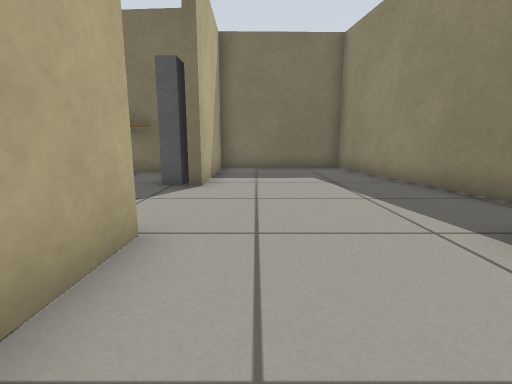
[1] (above)

15 first-person views from a walk through a robot-simulator world made for Gazebo. The camera is 0.5 m above the floor, tilts 10° down and sees 85° across. The lines on the ground mark 1 m squares. The floor is counted in squares, 0.5 m on a side. Each view is taken from the middle of a square. On the plan, view 1 faces up. The plan holds only what a view shows up to about 11 squares ahead; the rest is blank. Some surface patterns are stand-ins.

[2]
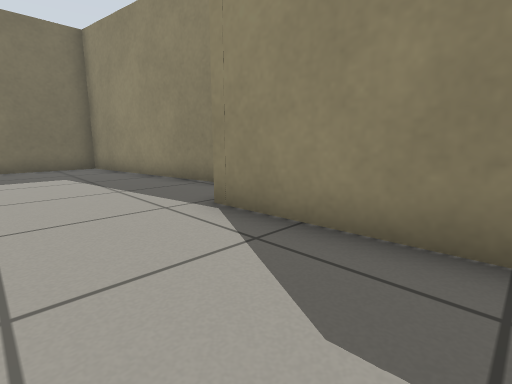

[3]
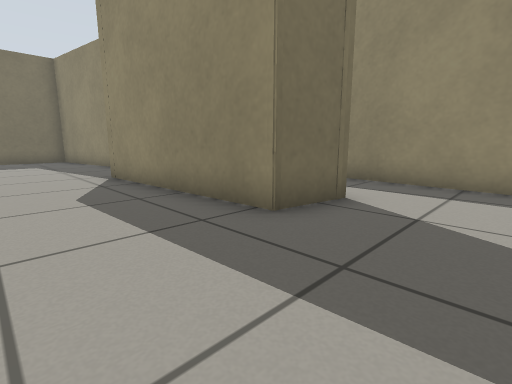

[4]
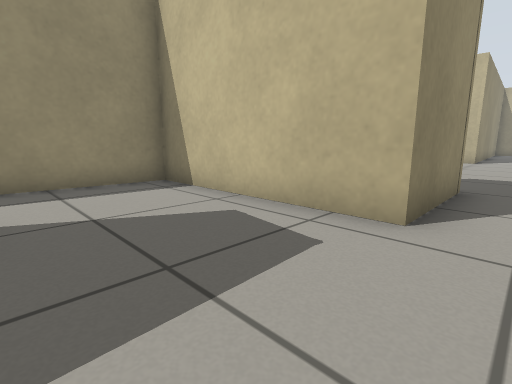

[5]
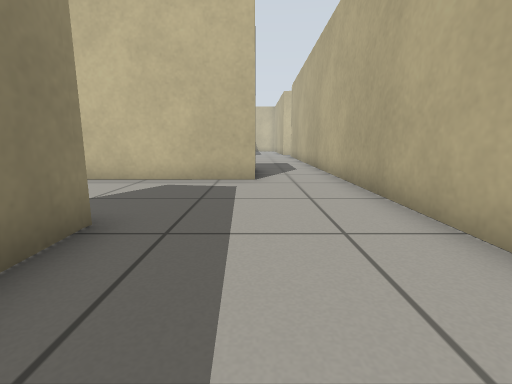

[6]
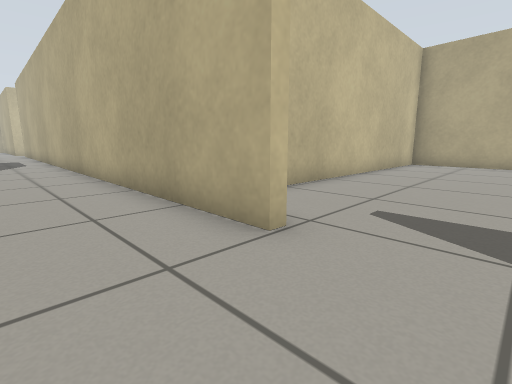

[7]
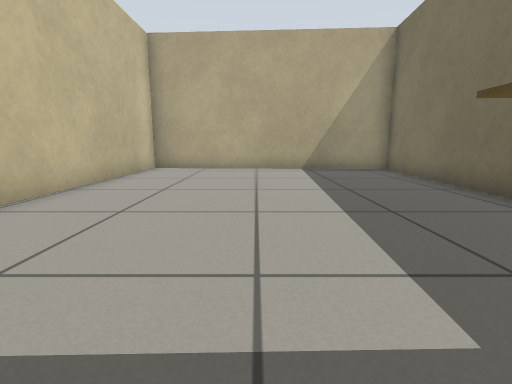

[8]
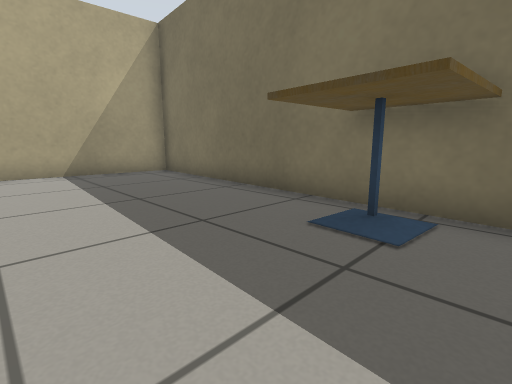

[9]
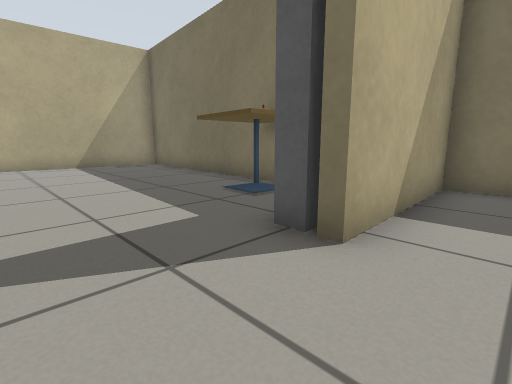

[10]
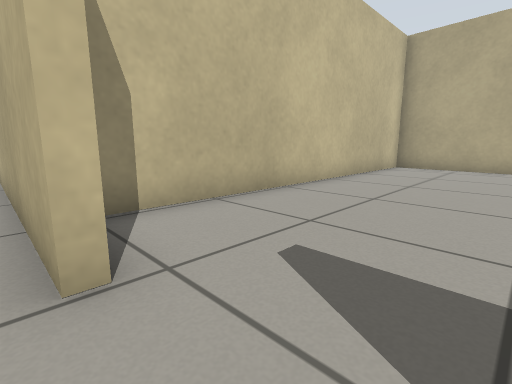

[11]
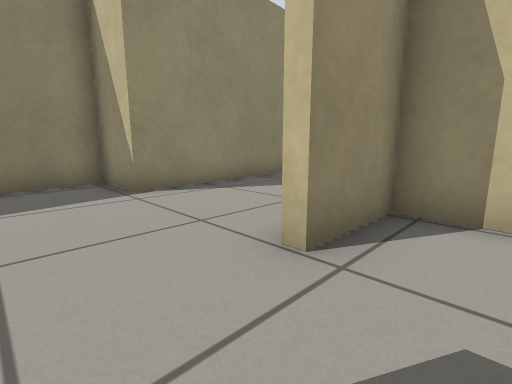

[12]
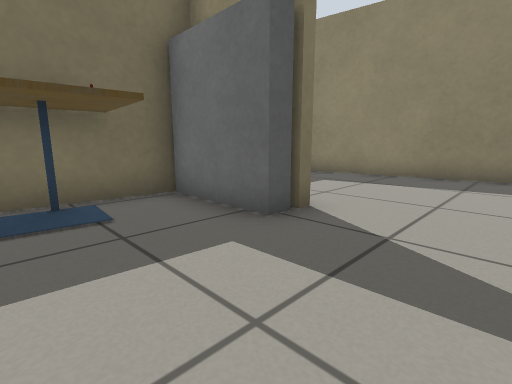

[13]
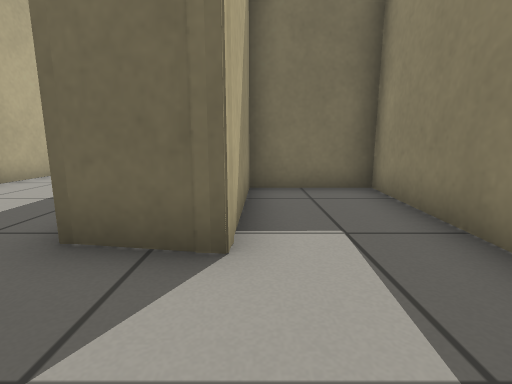

[14]
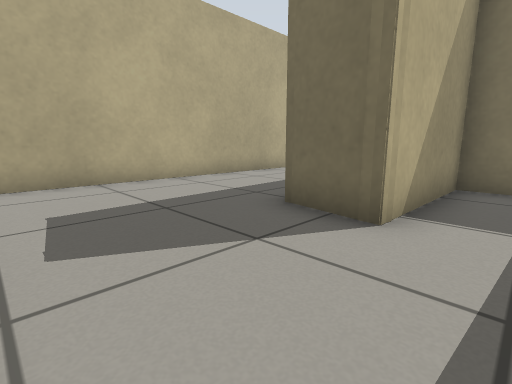

[15]
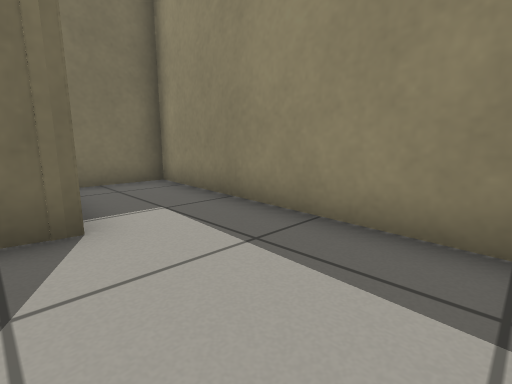

### Floor plan
Ten units are one square. View 1 is at (0, 0); x grows to the right and y downward. Boxes are objects, and circles mark ways between rooms. Rooms are numbered by the first view taken in them; rooms with no view inside come last. Other rooms are left out.
<svg viewBox="-137 -116 218 197">
<path fill="none" stroke="#000" d="M27 -29 46 -29 33 -111 -12 -111 -12 -65M30 33 27 -29M48 32 47 36 43 36M-13 -30 -14 74M47 36 30 33M10 76 71 76 76 -2 49 -2 48 36M-15 -92 -127 -100 -132 -10 -16 -9 -16 -30"/>
<rect x="-55" y="-95" width="30" height="30" fill="#bbb"><title>cafe table</title></rect>
<rect x="-25" y="-85" width="10" height="20" fill="#bbb"><title>door leaf</title></rect>
<circle cx="-10" cy="-50" r="3" fill="#2a7"/>
<text x="20" y="0">1</text>
<text x="-70" y="-50">2</text>
</svg>
Room 1 opens to room 2.

Where each view was taken, in squares from view 1:
view 1: 0 up, 0 right, facing up
view 2: 1 down, 0 right, facing up-right
view 3: 6 down, 0 right, facing up-right
view 4: 4 down, 0 right, facing down-right
view 5: 0 up, 1 right, facing down
view 6: 5 up, 1 right, facing down-left
view 7: 5 up, 2 left, facing left
view 8: 5 up, 3 left, facing up-left
view 9: 4 up, 0 right, facing up-left
view 10: 5 up, 1 left, facing down-left
view 11: 5 up, 3 left, facing down-right
view 12: 4 up, 5 left, facing up-right
view 13: 6 down, 5 right, facing up
view 14: 7 down, 6 right, facing up-left
view 15: 7 down, 4 right, facing up-right
